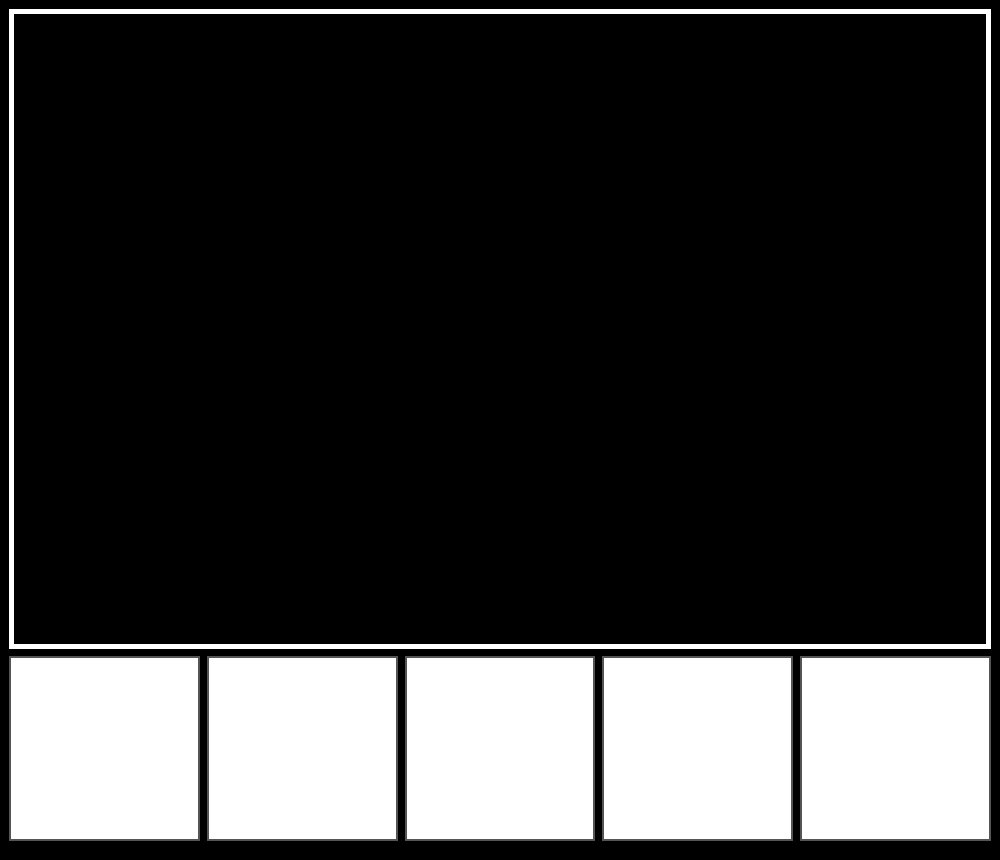
<?xml version="1.0" encoding="UTF-8"?>
<ui version="4.0">
 <class>MainWindow</class>
 <widget class="QMainWindow" name="MainWindow">
  <property name="windowModality">
   <enum>Qt::NonModal</enum>
  </property>
  <property name="geometry">
   <rect>
    <x>0</x>
    <y>0</y>
    <width>1000</width>
    <height>856</height>
   </rect>
  </property>
  <property name="sizePolicy">
   <sizepolicy hsizetype="Expanding" vsizetype="Expanding">
    <horstretch>0</horstretch>
    <verstretch>0</verstretch>
   </sizepolicy>
  </property>
  <property name="maximumSize">
   <size>
    <width>16777215</width>
    <height>16777215</height>
   </size>
  </property>
  <property name="windowTitle">
   <string>MainWindow</string>
  </property>
  <property name="styleSheet">
   <string notr="true">background-color: rgb(0, 0, 0);
color: rgb(255, 255, 255);</string>
  </property>
  <widget class="QWidget" name="centralwidget">
   <property name="sizePolicy">
    <sizepolicy hsizetype="Expanding" vsizetype="Expanding">
     <horstretch>0</horstretch>
     <verstretch>0</verstretch>
    </sizepolicy>
   </property>
   <layout class="QVBoxLayout" name="verticalLayout_12">
    <item>
     <layout class="QVBoxLayout" name="verticalLayout" stretch="2,1">
      <property name="spacing">
       <number>7</number>
      </property>
      <property name="sizeConstraint">
       <enum>QLayout::SetDefaultConstraint</enum>
      </property>
      <item>
       <widget class="QLabel" name="photo">
        <property name="sizePolicy">
         <sizepolicy hsizetype="Expanding" vsizetype="Expanding">
          <horstretch>0</horstretch>
          <verstretch>0</verstretch>
         </sizepolicy>
        </property>
        <property name="minimumSize">
         <size>
          <width>940</width>
          <height>640</height>
         </size>
        </property>
        <property name="styleSheet">
         <string notr="true">border: 5px solid white;</string>
        </property>
        <property name="text">
         <string/>
        </property>
        <property name="alignment">
         <set>Qt::AlignCenter</set>
        </property>
        <property name="wordWrap">
         <bool>false</bool>
        </property>
       </widget>
      </item>
      <item>
       <layout class="QHBoxLayout" name="horizontalLayout_2">
        <property name="bottomMargin">
         <number>10</number>
        </property>
        <item>
         <widget class="QPushButton" name="Back_btn">
          <property name="sizePolicy">
           <sizepolicy hsizetype="Expanding" vsizetype="Expanding">
            <horstretch>0</horstretch>
            <verstretch>0</verstretch>
           </sizepolicy>
          </property>
          <property name="minimumSize">
           <size>
            <width>185</width>
            <height>185</height>
           </size>
          </property>
          <property name="styleSheet">
           <string notr="true">QPushButton{
 background-color: white;
 color: black;
 border: 2px solid #555555;
}
QPushButton::hover{
background-color: #555555;
color: white;
}</string>
          </property>
          <property name="text">
           <string/>
          </property>
          <property name="iconSize">
           <size>
            <width>100</width>
            <height>100</height>
           </size>
          </property>
         </widget>
        </item>
        <item>
         <widget class="QPushButton" name="Select_btn">
          <property name="sizePolicy">
           <sizepolicy hsizetype="Expanding" vsizetype="Expanding">
            <horstretch>0</horstretch>
            <verstretch>0</verstretch>
           </sizepolicy>
          </property>
          <property name="minimumSize">
           <size>
            <width>185</width>
            <height>185</height>
           </size>
          </property>
          <property name="styleSheet">
           <string notr="true">QPushButton{
 background-color: white;
 color: black;
 border: 2px solid #555555;
}
QPushButton::hover{
background-color: #555555;
color: white;
}</string>
          </property>
          <property name="text">
           <string/>
          </property>
          <property name="iconSize">
           <size>
            <width>100</width>
            <height>100</height>
           </size>
          </property>
         </widget>
        </item>
        <item>
         <widget class="QPushButton" name="Run_btn">
          <property name="sizePolicy">
           <sizepolicy hsizetype="Expanding" vsizetype="Expanding">
            <horstretch>0</horstretch>
            <verstretch>0</verstretch>
           </sizepolicy>
          </property>
          <property name="minimumSize">
           <size>
            <width>185</width>
            <height>185</height>
           </size>
          </property>
          <property name="styleSheet">
           <string notr="true">QPushButton{
 background-color: white;
 color: black;
 border: 2px solid #555555;
}
QPushButton::hover{
background-color: #555555;
color: white;
}</string>
          </property>
          <property name="text">
           <string/>
          </property>
          <property name="iconSize">
           <size>
            <width>100</width>
            <height>100</height>
           </size>
          </property>
         </widget>
        </item>
        <item>
         <widget class="QPushButton" name="Original_btn">
          <property name="sizePolicy">
           <sizepolicy hsizetype="Expanding" vsizetype="Expanding">
            <horstretch>0</horstretch>
            <verstretch>0</verstretch>
           </sizepolicy>
          </property>
          <property name="minimumSize">
           <size>
            <width>185</width>
            <height>185</height>
           </size>
          </property>
          <property name="styleSheet">
           <string notr="true">QPushButton{
 background-color: white;
 color: black;
 border: 2px solid #555555;
}
QPushButton::hover{
background-color: #555555;
color: white;
}</string>
          </property>
          <property name="text">
           <string/>
          </property>
          <property name="iconSize">
           <size>
            <width>100</width>
            <height>100</height>
           </size>
          </property>
         </widget>
        </item>
        <item>
         <widget class="QPushButton" name="Front_btn">
          <property name="sizePolicy">
           <sizepolicy hsizetype="Expanding" vsizetype="Expanding">
            <horstretch>0</horstretch>
            <verstretch>0</verstretch>
           </sizepolicy>
          </property>
          <property name="minimumSize">
           <size>
            <width>185</width>
            <height>185</height>
           </size>
          </property>
          <property name="styleSheet">
           <string notr="true">QPushButton{
 background-color: white;
 color: black;
 border: 2px solid #555555;
}
QPushButton::hover{
background-color: #555555;
color: white;
}</string>
          </property>
          <property name="text">
           <string/>
          </property>
          <property name="iconSize">
           <size>
            <width>100</width>
            <height>100</height>
           </size>
          </property>
         </widget>
        </item>
       </layout>
      </item>
     </layout>
    </item>
   </layout>
  </widget>
 </widget>
 <resources/>
 <connections/>
</ui>
